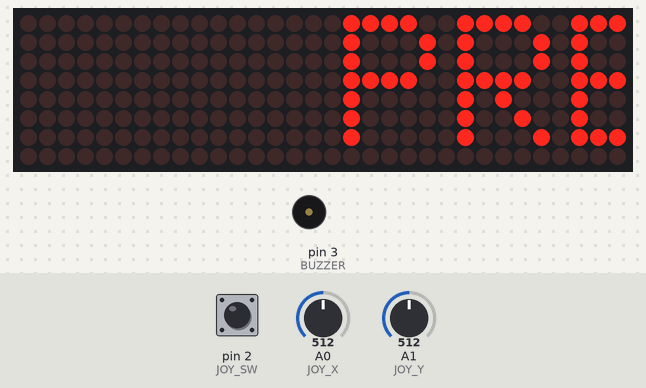
This sketch was run on a simulated Arduino Uno, built with avr-gcc and run on an emulated ATmega328P. On the bench: 32×8 LED matrix, buzzer (waves = sounding). Inputs (shaded band) come from the test bench; at power-on: pin 2 (JOY_SW) HIGH, A1 (JOY_Y) = 512, A0 (JOY_X) = 512. Random numbers use the default seed unless the sketch sets one.

Above: at 5.2 s.
5.3 s: pin 2 (JOY_SW) pulled LOW for 0.15 s
At 5.95 s:
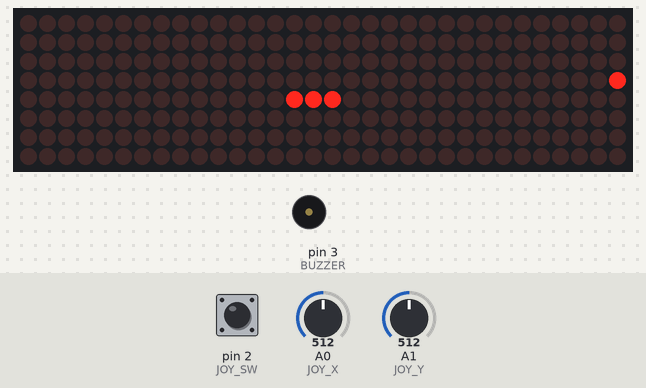
6.0 s: A1 (JOY_Y) set to 642
8.5 s: A1 (JOY_Y) set to 660
At 8.96 s:
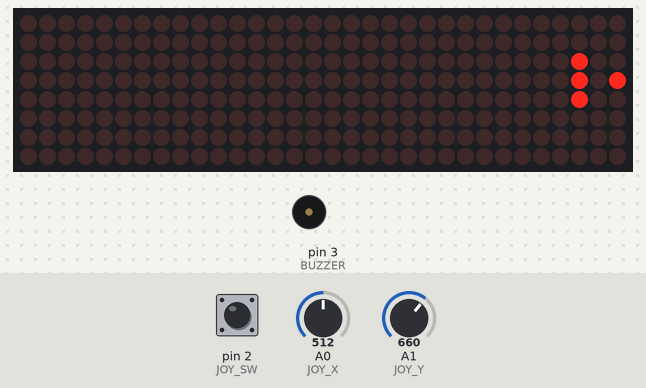
10.9 s: A0 (JOY_X) set to 634
13.9 s: A0 (JOY_X) set to 660
At 14.38 s:
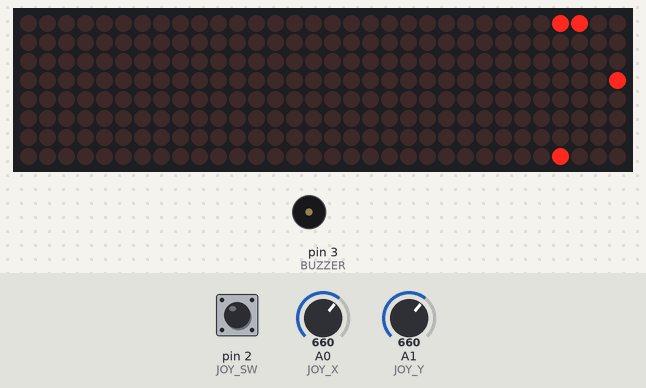
16.6 s: A1 (JOY_Y) set to 640
At 17.08 s:
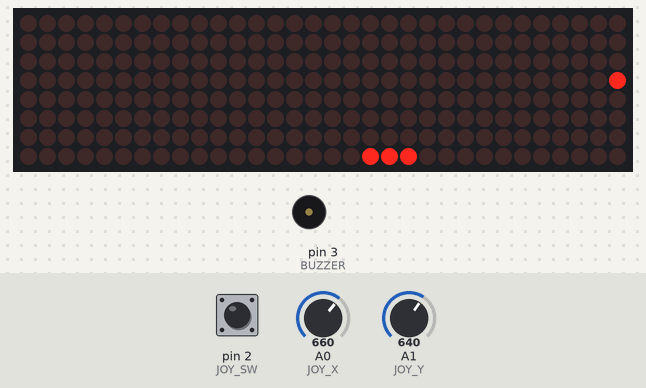
Timing chart, 0 to 19.6 s (numbered marks = the images above; inputs shaded):
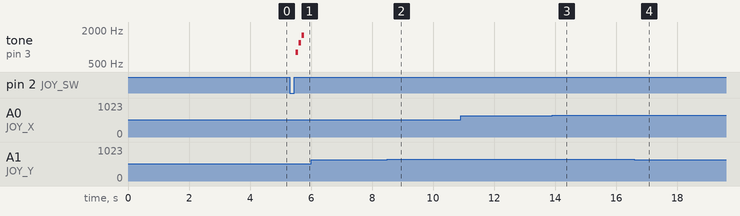

The sketch:

Arduino_Snake_Game_32x8.ino
```cpp
/*
===========================================================
 Project Title:
 Arduino Snake Game (32x8 MAX7219 LED Matrix)

 YouTube: https://www.youtube.com/channel/UCpfAZXTqOsfymN9km-hLfFQ

 Description:
 A beginner-friendly Snake Game using a 32x8 LED Matrix.
 This project uses dual rendering:
 - MD_Parola for text display
 - MD_MAX72XX for game rendering (NO ghosting)

 Features:
 - Start screen (loop until button pressed)
 - Smooth snake movement
 - Score system
 - Game over screen with score loop
 - Restart using joystick button
 - Sound effects (move, eat, game over, start)
 - Clean rendering (no ghosting)

===========================================================

================= COMPONENT LIST =================
1. Arduino UNO / Nano
2. 32x8 LED Matrix (MAX7219, 4 modules)
3. Joystick Module (VRX, VRY, SW)
4. Buzzer (Active/Passive)
5. Jumper Wires
6. Breadboard (optional)

================= WIRING =================

--- MAX7219 LED MATRIX ---
VCC  -> 5V
GND  -> GND
DIN  -> D11 (MOSI)
CLK  -> D13 (SCK)
CS   -> D10

--- JOYSTICK MODULE ---
VCC  -> 5V
GND  -> GND
VRX  -> A0
VRY  -> A1
SW   -> D2 (INPUT_PULLUP)

--- BUZZER ---
(+)  -> D3
(-)  -> GND

Notes:
- If joystick direction feels reversed:
  adjust invertX / invertY values
===========================================================
*/

// ================= LIBRARIES =================
#include <MD_Parola.h>
#include <MD_MAX72xx.h>
#include <SPI.h>

// ================= MATRIX =================
#define HARDWARE_TYPE MD_MAX72XX::FC16_HW
#define MAX_DEVICES 4
#define CS_PIN 10

MD_Parola mx = MD_Parola(HARDWARE_TYPE, CS_PIN, MAX_DEVICES);

// ================= PIN CONFIG =================
#define JOY_X A0
#define JOY_Y A1
#define JOY_SW 2
#define BUZZER 3

// ================= GRID =================
const int WIDTH  = 32;
const int HEIGHT = 8;
const int MAX_LEN = 100;

// ================= SNAKE =================
int snakeX[MAX_LEN];
int snakeY[MAX_LEN];
int length = 3;

int dirX = 1, dirY = 0;
int nextDirX = 1, nextDirY = 0;

int foodX, foodY;
bool gameOver = false;

// ================= SCORE =================
int score = 0;

// ================= CONTROL =================
int invertX = 1;
int invertY = -1;

// ================= TIMING =================
unsigned long lastMove = 0;
int speedDelay = 150;

// ===================================================
void setup() {
  mx.begin();
  mx.setIntensity(3);

  pinMode(BUZZER, OUTPUT);
  pinMode(JOY_SW, INPUT_PULLUP);

  randomSeed(analogRead(0));

  // TEXT MODE
  mx.displaySuspend(false);
  showStartScreen();
  playStartSound();

  // GAME MODE
  mx.displaySuspend(true);
  resetGame();
}

// ===================================================
void loop() {
  if (gameOver) {
    mx.displaySuspend(false);
    showGameOver();

    mx.displaySuspend(true);
    resetGame();
    return;
  }

  readJoystick();

  if (millis() - lastMove > speedDelay) {
    updateSnake();
    lastMove = millis();
  }

  draw();
}

// ===================================================
void showStartScreen() {
  mx.displayClear();

  mx.displayText("SNAKE GAME", PA_CENTER, 50, 0, PA_SCROLL_LEFT, PA_SCROLL_LEFT);
  while (!mx.displayAnimate());

  mx.displayText("PRESS START", PA_CENTER, 50, 0, PA_SCROLL_LEFT, PA_SCROLL_LEFT);

  while (true) {
    if (mx.displayAnimate()) mx.displayReset();

    if (digitalRead(JOY_SW) == LOW) {
      delay(200);
      break;
    }
  }
}

// ===================================================
void resetGame() {
  length = 3;
  score = 0;

  int mid = WIDTH / 2;

  snakeX[0] = mid;
  snakeY[0] = 4;

  snakeX[1] = mid - 1;
  snakeY[1] = 4;

  snakeX[2] = mid - 2;
  snakeY[2] = 4;

  dirX = 1; dirY = 0;
  nextDirX = 1; nextDirY = 0;

  spawnFood();
  gameOver = false;
}

// ===================================================
void spawnFood() {
  foodX = random(0, WIDTH);
  foodY = random(0, HEIGHT);
}

// ===================================================
void readJoystick() {
  int x = analogRead(JOY_X);
  int y = analogRead(JOY_Y);

  if (x < 350 && dirX == 0) {
    nextDirX = -1 * invertX;
    nextDirY = 0;
  } else if (x > 650 && dirX == 0) {
    nextDirX = 1 * invertX;
    nextDirY = 0;
  }

  if (y < 350 && dirY == 0) {
    nextDirX = 0;
    nextDirY = -1 * invertY;
  } else if (y > 650 && dirY == 0) {
    nextDirX = 0;
    nextDirY = 1 * invertY;
  }
}

// ===================================================
void playMoveSound() {
  tone(BUZZER, 1200, 5);
}

void playEatSound() {
  tone(BUZZER, 1000, 80);
  delay(80);
  tone(BUZZER, 1400, 100);
}

void playGameOverSound() {
  int notes[] = {1000, 800, 600, 400, 300};

  for (int i = 0; i < 5; i++) {
    tone(BUZZER, notes[i], 120);
    delay(130);
  }
}

void playStartSound() {
  int notes[] = {800, 1200, 1600};

  for (int i = 0; i < 3; i++) {
    tone(BUZZER, notes[i], 80);
    delay(100);
  }
}

// ===================================================
void updateSnake() {
  playMoveSound();

  dirX = nextDirX;
  dirY = nextDirY;

  int newX = snakeX[0] + dirX;
  int newY = snakeY[0] + dirY;

  if (newX < 0) newX = WIDTH - 1;
  if (newX >= WIDTH) newX = 0;
  if (newY < 0) newY = HEIGHT - 1;
  if (newY >= HEIGHT) newY = 0;

  for (int i = 0; i < length - 1; i++) {
    if (snakeX[i] == newX && snakeY[i] == newY) {
      gameOver = true;
      return;
    }
  }

  for (int i = length; i > 0; i--) {
    snakeX[i] = snakeX[i - 1];
    snakeY[i] = snakeY[i - 1];
  }

  snakeX[0] = newX;
  snakeY[0] = newY;

  if (newX == foodX && newY == foodY) {
    length++;
    score++;
    playEatSound();
    spawnFood();
  }
}

// ===================================================
void draw() {
  MD_MAX72XX *mxg = mx.getGraphicObject();

  mxg->clear();

  for (int i = 0; i < length; i++) {
    mxg->setPoint(snakeY[i], snakeX[i], true);
  }

  mxg->setPoint(foodY, foodX, true);

  mxg->update(); // clean render
}

// ===================================================
void showGameOver() {
  playGameOverSound();

  mx.displayClear();

  mx.displayText("GAME OVER", PA_CENTER, 50, 0, PA_SCROLL_LEFT, PA_SCROLL_LEFT);
  while (!mx.displayAnimate());

  char scoreText[20];
  sprintf(scoreText, "SCORE %d", score);

  mx.displayText(scoreText, PA_CENTER, 50, 0, PA_SCROLL_LEFT, PA_SCROLL_LEFT);

  while (true) {
    if (mx.displayAnimate()) mx.displayReset();

    if (digitalRead(JOY_SW) == LOW) {
      delay(200);
      break;
    }
  }
}
```

Measured:
- the behaviour switches between 650 and 651 on A1 (JOY_Y) (found by bisection; images 1 and 2)
- the behaviour switches between 650 and 651 on A0 (JOY_X) (found by bisection; images 2 and 3)
- after the input at 5.3 s, tone on pin 3 (BUZZER): plays 800 Hz for 0.08 s, 1200 Hz for 0.08 s, 1600 Hz for 0.08 s, starting after 0.20 s
